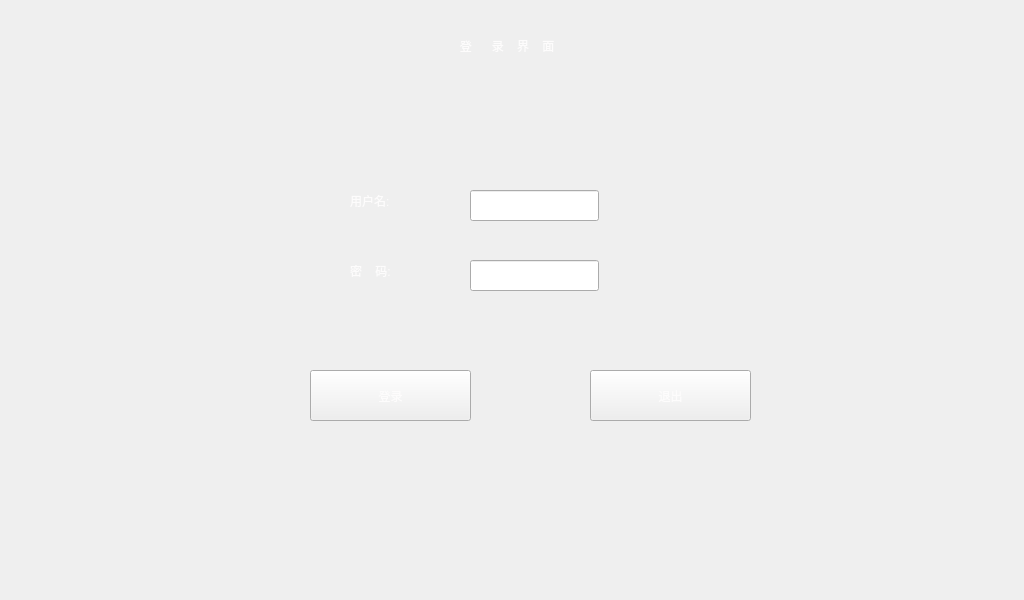
<?xml version="1.0" encoding="UTF-8"?>
<ui version="4.0">
 <class>LoginWindow</class>
 <widget class="QWidget" name="LoginWindow">
  <property name="geometry">
   <rect>
    <x>0</x>
    <y>0</y>
    <width>1024</width>
    <height>600</height>
   </rect>
  </property>
  <property name="windowTitle">
   <string>Form</string>
  </property>
  <property name="styleSheet">
   <string notr="true">#LoginWindow{background-image: url(:/images/bgnotitle.png);}</string>
  </property>
  <widget class="QLabel" name="label">
   <property name="geometry">
    <rect>
     <x>330</x>
     <y>10</y>
     <width>341</width>
     <height>71</height>
    </rect>
   </property>
   <property name="styleSheet">
    <string notr="true">font: 30px &quot;Ubuntu&quot;; 
color: rgb(253, 252, 252);</string>
   </property>
   <property name="text">
    <string>     登      录    界    面 </string>
   </property>
   <property name="alignment">
    <set>Qt::AlignCenter</set>
   </property>
  </widget>
  <widget class="QLabel" name="label_4">
   <property name="geometry">
    <rect>
     <x>310</x>
     <y>300</y>
     <width>361</width>
     <height>41</height>
    </rect>
   </property>
   <property name="styleSheet">
    <string notr="true">font: 20px &quot;Ubuntu&quot;; 
color: rgb(253, 252, 252);</string>
   </property>
   <property name="text">
    <string/>
   </property>
   <property name="alignment">
    <set>Qt::AlignCenter</set>
   </property>
  </widget>
  <widget class="QLabel" name="label_3">
   <property name="geometry">
    <rect>
     <x>350</x>
     <y>250</y>
     <width>101</width>
     <height>41</height>
    </rect>
   </property>
   <property name="styleSheet">
    <string notr="true">font: 20px &quot;Ubuntu&quot;; 
color: rgb(253, 252, 252);</string>
   </property>
   <property name="text">
    <string>密    码:</string>
   </property>
  </widget>
  <widget class="QPushButton" name="btn_exit">
   <property name="geometry">
    <rect>
     <x>590</x>
     <y>370</y>
     <width>161</width>
     <height>51</height>
    </rect>
   </property>
   <property name="focusPolicy">
    <enum>Qt::NoFocus</enum>
   </property>
   <property name="styleSheet">
    <string notr="true">border-image: url(:/images/btnnoselect.png);
font: 20px &quot;Ubuntu&quot;; 
color: rgb(253, 252, 252);</string>
   </property>
   <property name="text">
    <string>退出</string>
   </property>
  </widget>
  <widget class="QPushButton" name="btn_login">
   <property name="geometry">
    <rect>
     <x>310</x>
     <y>370</y>
     <width>161</width>
     <height>51</height>
    </rect>
   </property>
   <property name="focusPolicy">
    <enum>Qt::NoFocus</enum>
   </property>
   <property name="styleSheet">
    <string notr="true">border-image: url(:/images/btnselect.png);
font: 20px &quot;Ubuntu&quot;; 
color: rgb(253, 252, 252);</string>
   </property>
   <property name="text">
    <string>登录</string>
   </property>
  </widget>
  <widget class="QLabel" name="label_2">
   <property name="geometry">
    <rect>
     <x>350</x>
     <y>180</y>
     <width>101</width>
     <height>41</height>
    </rect>
   </property>
   <property name="styleSheet">
    <string notr="true">font: 20px &quot;Ubuntu&quot;; 
color: rgb(253, 252, 252);</string>
   </property>
   <property name="text">
    <string>用户名:</string>
   </property>
  </widget>
  <widget class="QLineEdit" name="lineEdit_user">
   <property name="geometry">
    <rect>
     <x>470</x>
     <y>190</y>
     <width>129</width>
     <height>31</height>
    </rect>
   </property>
   <property name="styleSheet">
    <string notr="true">border-image: url(:/images/inputbg.png);
font: 20px &quot;Ubuntu&quot;; 
color: rgb(253, 252, 252);</string>
   </property>
   <property name="text">
    <string/>
   </property>
  </widget>
  <widget class="QLineEdit" name="lineEdit_paaword">
   <property name="geometry">
    <rect>
     <x>470</x>
     <y>260</y>
     <width>129</width>
     <height>31</height>
    </rect>
   </property>
   <property name="styleSheet">
    <string notr="true">border-image: url(:/images/inputbg.png);
font: 20px &quot;Ubuntu&quot;; 
color: rgb(253, 252, 252);</string>
   </property>
   <property name="text">
    <string/>
   </property>
  </widget>
 </widget>
 <resources/>
 <connections/>
</ui>
